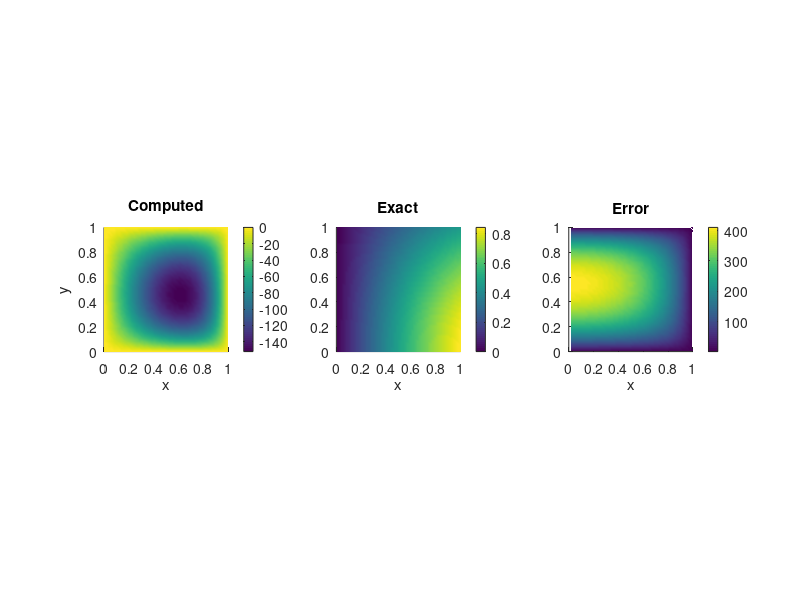

MATLAB code to generate this figure:
% Solving the Poisson equation
%--------------------------------------------------------------------------
close all
clear all
clc
% Grid Definition
nx = 50;
N = nx*nx; 
x = linspace(0,1,nx);
y = x;
[X,Y] = ndgrid(x,y);
dx = x(2)-x(1);
% Compute RHS with no BC, assuming f(X,Y)
b = -1.36364*X.^4.5 +  X.^3.5 - 0.818182*X.^9 + 0.818182*X.^8 - 0.0808081;
b = b * 247.5 .* (Y - 1).*Y.*cos(X);
b = b -45 *(-X.^5.5 + X.^4.5 - 0.444444*X + 0.222222).*(Y - 1).* Y.* sin(X);
b = b -20 *(X - 1).*X.*cos(X) ; 
b = exp( X.^4.5 ) .* b;
b = b.*dx.*dx;

b = -2.*cos(X).*sin(Y);

% Overwrite BC's on the RHS using vectorized assignment
isDirichlet = (X==0) | (X==1) | (Y==0) | (Y==1);
b(isDirichlet) = 0.0;
% Compute A Matrix diagonals Ad(1:N,1:5) assuming normal stencils
Ad = zeros(N,5);
% Compute off-center points, note that there is no y dependence in
% k(x,y)=cos(x)

% this istill doesn't work for the simple case.
Ad(:,1) = -cos(0.*X(:)); % Down = -kd = -cos(X)
Ad(:,2) = -cos(0.*(X(:)-dx*0.5)); % Left = -kl = -cos(X-dx/2)
Ad(:,4) = -cos(0.*(X(:)+dx*0.5)); % Right= -kl = -cos(X+dx/2)
Ad(:,5) = Ad(:,1); % Up = -ku = -cos(X) = Down

% Use these to get center by summing the negatives
Ad(:,3) = -sum( Ad(:,[1,2,4,5]), 2 ); % Center
% Overwrite BC's on the A Matrix diagonals
idx = find(isDirichlet(:)); % array of inidices of BC points
Ad(idx,:) = 0.0; % Zero all elements of rows defined by idx
Ad(idx,3) = 1.0; % Make center node=1
% Create A Matrix from Ad, assigning columns to diagonals
A = spdiags(Ad,[-nx,-1,0,1,nx],N,N)'; % ADDED TRANSPOSE
% Solve & Reshape
uh=A\b(:);
uh = reshape(uh,[nx,nx]);
% Compute Exact solution and error
%u_exact = 10*X.*Y.*(1-X).*(1-Y).*exp(X.^(4.5)); 

u_exact = cos(X).*sin(Y);

u_error = abs( (uh - u_exact)./u_exact );

% Reshape and plot solution on two subplots
f1=figure(1);
subplot(1,3,1); view(0,90); hold on; colorbar;
surf(x,y,uh,'edgecolor','none');
xlabel('x'); ylabel('y')
title('Computed')
shading interp
axis square
% Add exact solution
subplot(1,3,2); view(0,90); hold on; colorbar; 
surf(x,y,u_exact,'edgecolor','none');
xlabel('x'); 
title('Exact')
shading interp
axis square
% add Error
subplot(1,3,3); view(0,90); hold on; colorbar;
surf(x,y,u_error,'edgecolor','none');
xlabel('x'); 
title('Error')
shading interp
axis square
